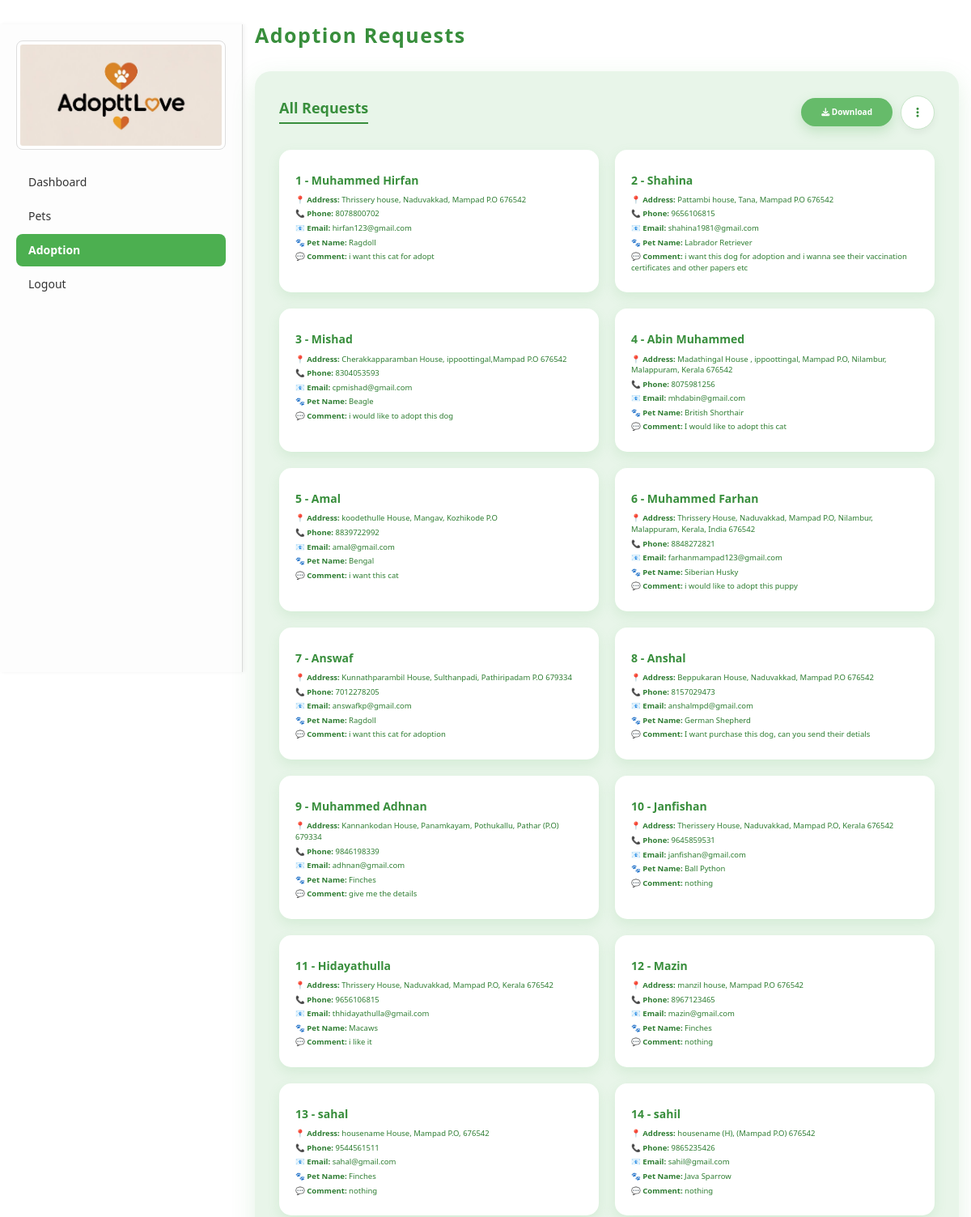
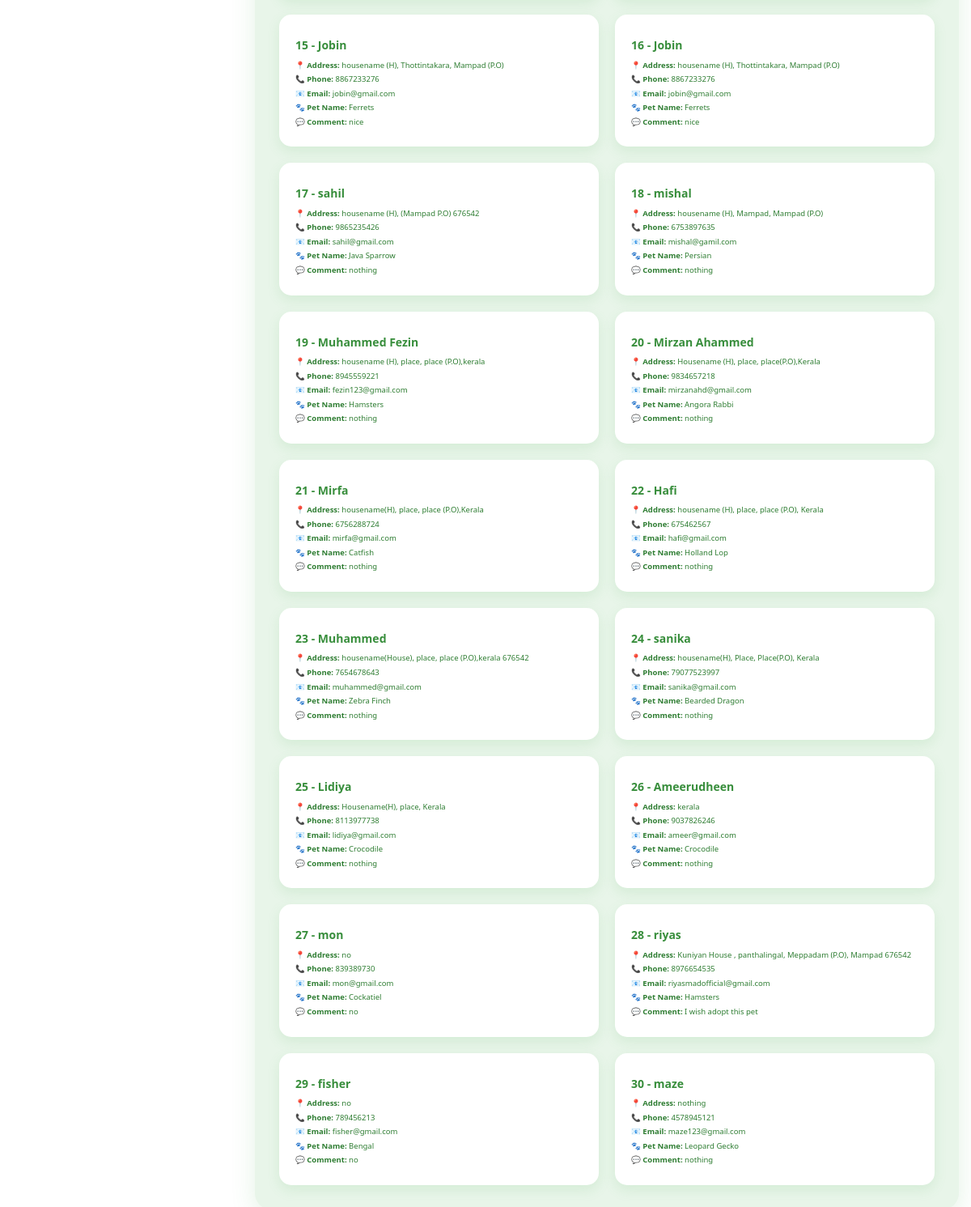
Page /adoption.php (signed in) on the committed database (2 pictures, top to bottom).
### tables this page shows
CREATE TABLE IF NOT EXISTS `adoption` (
  `a_id` int NOT NULL AUTO_INCREMENT,
  `a_name` varchar(200) NOT NULL,
  `a_address` text NOT NULL,
  `a_pn` varchar(50) NOT NULL,
  `a_email` varchar(200) NOT NULL,
  `pet_id` int NOT NULL,
  `a_petName` varchar(200) NOT NULL,
  `a_comment` text NOT NULL,
  `a_status` int NOT NULL,
  `a_createdBy` varchar(200) NOT NULL,
  `a_createdDate` timestamp(6) NOT NULL DEFAULT CURRENT_TIMESTAMP(6),
  `a_updatedBy` varchar(200) NOT NULL,
  `a_updatedDate` timestamp(6) NOT NULL DEFAULT CURRENT_TIMESTAMP(6),
  PRIMARY KEY (`a_id`)
);

### adoption.php (the view, shortened to what this page needs)
<?php
$conn = new mysqli("localhost", "root", "", "adoptlove");
?>
<!DOCTYPE html>
<html lang="en">
<head>
  <link rel="stylesheet" href="./js/dashboard/bootstrap.min.css">
  <link rel="stylesheet" href="https://cdnjs.cloudflare.com/ajax/libs/font-awesome/6.5.0/css/all.min.css">
</head>
<body>
<div class="container-fluid">
  <div class="row content">
    <?php include 'header.php'; ?>
    <div class="col-sm-9">
      <div class="dashboard-header">
        <h2>Adoption Requests</h2>
      </div>
      <div class="dashboard-card">
        <div class="dashboard-card-header">
          <h4>All Requests</h4>
          <div class="action-buttons">
            <a href="download.php?sort=<?= urlencode($_GET['sort'] ?? 'first') ?>" class="btn btn-primary">
              <i class="fas fa-download mr-2"></i> Download
            </a>
            <div class="dropdown">
              <button class="btn btn-icon" id="sortMenu" data-toggle="dropdown" aria-haspopup="true" aria-expanded="false">
                <i class="fas fa-ellipsis-v"></i>
              </button>
            </div>
          </div>
        </div>
        <div class="card-grid">
          <?php
          $sort = $_GET['sort'] ?? 'first';
          switch ($sort) {
            case 'first':
            default: $orderBy = "a_id ASC"; break;
          }
          $sql = "SELECT a_id, a_name, a_address, a_pn, a_email, a_petName, a_comment FROM adoption ORDER BY $orderBy";
          $result = $conn->query($sql);
          $serial = 1;
          if ($result && $result->num_rows > 0) {
            while($row = $result->fetch_assoc()) {
              echo '<div class="adoption-card">';
              echo '<h5>' . $serial++ . ' - ' . htmlspecialchars($row['a_name']) . '</h5>';
              echo '<p><strong>📍 Address:</strong> ' . htmlspecialchars($row['a_address']) . '</p>';
              echo '<p><strong>📞 Phone:</strong> ' . htmlspecialchars($row['a_pn']) . '</p>';
              echo '<p><strong>📧 Email:</strong> ' . htmlspecialchars($row['a_email']) . '</p>';
              echo '<p><strong>🐾 Pet Name:</strong> ' . htmlspecialchars($row['a_petName']) . '</p>';
              echo '<p><strong>💬 Comment:</strong> ' . htmlspecialchars($row['a_comment']) . '</p>';
              echo '</div>';
            }
          } else {
            echo "<p>No adoption requests found.</p>";
          }
          ?>
        </div>
      </div>
    </div>
  </div>
</div>
</body>
</html>

### adoption.php (style rules this page uses)
body { background-color: #ffffff; color: #2e7d32; font-family: 'Segoe UI', Tahoma, Geneva, Verdana, sans-serif; margin: 0; padding: 0; min-height: 100vh; }
.container-fluid { padding-top: 30px; }
.row.content { min-height: 80vh; }
.dashboard-header { display: flex; justify-content: space-between; align-items: center; margin-bottom: 30px; flex-wrap: wrap; gap: 15px; }
.dashboard-header h2 { color: #388e3c; font-weight: 700; font-size: 2.5rem; letter-spacing: 1.5px; margin: 0; }
.dashboard-card { background: #e8f5e9; padding: 30px; border-radius: 20px; box-shadow: 0 10px 30px rgba(76, 175, 80, 0.15); margin-bottom: 30px; }
.dashboard-card-header { display: flex; justify-content: space-between; align-items: center; flex-wrap: wrap; margin-bottom: 25px; gap: 10px; }
.dashboard-card-header h4 { font-size: 1.8rem; color: #388e3c; font-weight: 700; margin: 0; padding-bottom: 8px; border-bottom: 2px solid #388e3c; white-space: nowrap; }
.action-buttons { display: flex; align-items: center; gap: 10px; }
.btn-primary { background-color: #66bb6a; border: none; padding: 10px 25px; font-size: 1rem; border-radius: 50px; font-weight: 600; box-shadow: 0 6px 15px rgba(102, 187, 106, 0.3); transition: background-color 0.3s ease; color: #fff; }
.btn-icon { background-color: #ffffff; border: 1px solid #c8e6c9; border-radius: 50%; width: 42px; height: 42px; display: flex; justify-content: center; align-items: center; box-shadow: 0 4px 10px rgba(0, 0, 0, 0.05); transition: background-color 0.3s ease; color: #388e3c; }
.card-grid { display: grid; grid-template-columns: repeat(auto-fill, minmax(320px, 1fr)); gap: 20px; }
.adoption-card { background: #ffffff; border-radius: 15px; padding: 20px; box-shadow: 0 6px 15px rgba(102, 187, 106, 0.15); transition: all 0.3s ease; }
.adoption-card h5 { color: #388e3c; font-weight: 700; margin-bottom: 10px; }
.adoption-card p { margin: 4px 0; font-size: 0.95rem; }

### rows in the picture
adoption: a_name "Muhammed Hirfan", a_address "Thrissery house, Naduvakkad, Mampad P.O 676542", a_pn "8078800702", a_email "hirfan123@gmail.com", a_petName "Ragdoll", a_comment "i want this cat for adopt"
adoption: a_name "Shahina", a_address "Pattambi house, Tana, Mampad P.O 676542", a_pn "9656106815", a_email "shahina1981@gmail.com", a_petName "Labrador Retriever", a_comment "i want this dog for adoption and i wanna see their vaccination certificates and other papers etc"
adoption: a_name "Mishad", a_address "Cherakkapparamban House, ippoottingal,Mampad P.O 676542", a_pn "8304053593", a_email "cpmishad@gmail.com", a_petName "Beagle", a_comment "i would like to adopt this dog"
adoption: a_name "Abin Muhammed", a_address "Madathingal House , ippoottingal, Mampad P.O, Nilambur, Malappuram, Kerala 676542", a_pn "8075981256", a_email "mhdabin@gmail.com", a_petName "British Shorthair", a_comment "I would like to adopt this cat"
adoption: a_name "Amal", a_address "koodethulle House, Mangav, Kozhikode P.O", a_pn "8839722992", a_email "amal@gmail.com", a_petName "Bengal", a_comment "i want this cat"
adoption: a_name "Muhammed Farhan", a_address "Thrissery House, Naduvakkad, Mampad P.O, Nilambur, Malappuram, Kerala, India 676542", a_pn "8848272821", a_email "farhanmampad123@gmail.com", a_petName "Siberian Husky", a_comment "i would like to adopt this puppy"
adoption: a_name "Answaf", a_address "Kunnathparambil House, Sulthanpadi, Pathiripadam P.O 679334", a_pn "7012278205", a_email "answafkp@gmail.com", a_petName "Ragdoll", a_comment "i want this cat for adoption"
adoption: a_name "Anshal", a_address "Beppukaran House, Naduvakkad, Mampad P.O 676542", a_pn "8157029473", a_email "anshalmpd@gmail.com", a_petName "German Shepherd", a_comment "I want purchase this dog, can you send their detials"
adoption: a_name "Muhammed Adhnan", a_address "Kannankodan House, Panamkayam, Pothukallu, Pathar (P.O) 679334", a_pn "9846198339", a_email "adhnan@gmail.com", a_petName "Finches", a_comment "give me the details"
adoption: a_name "Janfishan", a_address "Therissery House, Naduvakkad, Mampad P.O, Kerala 676542", a_pn "9645859531", a_email "janfishan@gmail.com", a_petName "Ball Python", a_comment "nothing"
adoption: a_name "Hidayathulla", a_address "Thrissery House, Naduvakkad, Mampad P.O, Kerala 676542", a_pn "9656106815", a_email "thhidayathulla@gmail.com", a_petName "Macaws", a_comment "i like it"
adoption: a_name "Mazin", a_address "manzil house, Mampad P.O 676542", a_pn "8967123465", a_email "mazin@gmail.com", a_petName "Finches", a_comment "nothing"
adoption: a_name "sahal", a_address "housename House, Mampad P.O, 676542", a_pn "9544561511", a_email "sahal@gmail.com", a_petName "Finches", a_comment "nothing"
adoption: a_name "sahil", a_address "housename (H), (Mampad P.O) 676542", a_pn "9865235426", a_email "sahil@gmail.com", a_petName "Java Sparrow", a_comment "nothing"
adoption: a_name "Jobin", a_address "housename (H), Thottintakara, Mampad (P.O)", a_pn "8867233276", a_email "jobin@gmail.com", a_petName "Ferrets", a_comment "nice"
adoption: a_name "Jobin", a_address "housename (H), Thottintakara, Mampad (P.O)", a_pn "8867233276", a_email "jobin@gmail.com", a_petName "Ferrets", a_comment "nice"
adoption: a_name "sahil", a_address "housename (H), (Mampad P.O) 676542", a_pn "9865235426", a_email "sahil@gmail.com", a_petName "Java Sparrow", a_comment "nothing"
adoption: a_name "mishal", a_address "housename (H), Mampad, Mampad (P.O)", a_pn "6753897635", a_email "mishal@gamil.com", a_petName "Persian", a_comment "nothing"
adoption: a_name "Muhammed Fezin", a_address "housename (H), place, place (P.O),kerala", a_pn "8945559221", a_email "fezin123@gmail.com", a_petName "Hamsters", a_comment "nothing"
adoption: a_name "Mirzan Ahammed", a_address "Housename (H), place, place(P.O),Kerala", a_pn "9834657218", a_email "mirzanahd@gmail.com", a_petName "Angora Rabbi", a_comment "nothing"
adoption: a_name "Mirfa", a_address "housename(H), place, place (P.O),Kerala", a_pn "6756288724", a_email "mirfa@gmail.com", a_petName "Catfish", a_comment "nothing"
adoption: a_name "Hafi", a_address "housename (H), place, place (P.O), Kerala", a_pn "675462567", a_email "hafi@gmail.com", a_petName "Holland Lop", a_comment "nothing"
adoption: a_name "Muhammed", a_address "housename(House), place, place (P.O),kerala 676542", a_pn "7654678643", a_email "muhammed@gmail.com", a_petName "Zebra Finch", a_comment "nothing"
adoption: a_name "sanika", a_address "housename(H), Place, Place(P.O), Kerala", a_pn "79077523997", a_email "sanika@gmail.com", a_petName "Bearded Dragon", a_comment "nothing"
adoption: a_name "Lidiya", a_address "Housename(H), place, Kerala", a_pn "8113977738", a_email "lidiya@gmail.com", a_petName "Crocodile", a_comment "nothing"
adoption: a_name "Ameerudheen", a_address "kerala", a_pn "9037826246", a_email "ameer@gmail.com", a_petName "Crocodile", a_comment "nothing"
adoption: a_name "mon", a_address "no", a_pn "839389730", a_email "mon@gmail.com", a_petName "Cockatiel", a_comment "no"
adoption: a_name "riyas", a_address "Kuniyan House , panthalingal, Meppadam (P.O), Mampad 676542", a_pn "8976654535", a_email "riyasmadofficial@gmail.com", a_petName "Hamsters", a_comment "I wish adopt this pet"
adoption: a_name "fisher", a_address "no", a_pn "789456213", a_email "fisher@gmail.com", a_petName "Bengal", a_comment "no"
adoption: a_name "maze", a_address "nothing", a_pn "4578945121", a_email "maze123@gmail.com", a_petName "Leopard Gecko", a_comment "nothing"
